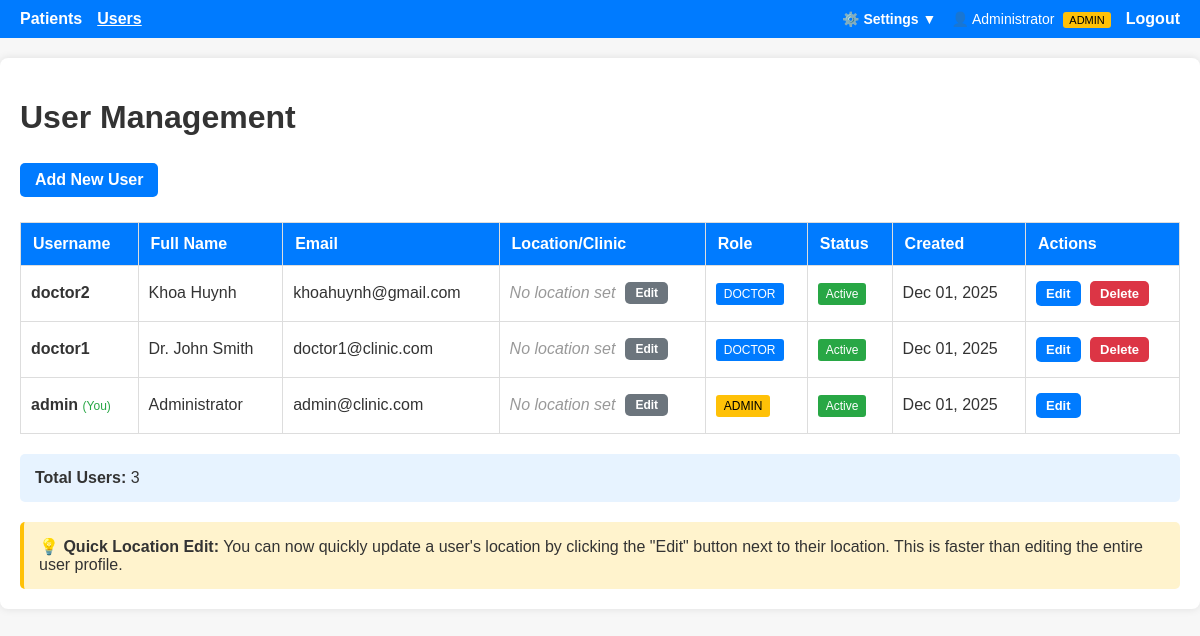
Screenshot of /users (signed in) with the database file from the repository.
### doctor_app/models.py (models this page shows, shortened)
class User(UserMixin, db.Model):
    id = db.Column(db.Integer, primary_key=True)
    username = db.Column(db.String(80), unique=True, nullable=False)
    password_hash = db.Column(db.String(255), nullable=False)
    role = db.Column(db.String(20), default="doctor")  # 'admin' or 'doctor'
    full_name = db.Column(db.String(120), nullable=True)
    email = db.Column(db.String(120), nullable=True)
    location = db.Column(db.String(120), nullable=True)  # NEW: Doctor's location/clinic
    created_at = db.Column(db.DateTime, default=datetime.utcnow)
    is_active = db.Column(db.Boolean, default=True)
    visits = db.relationship(
        "Visit", backref="creator", lazy=True, foreign_keys="Visit.created_by"
    )
    patients = db.relationship("Patient", backref="primary_doctor", lazy=True)
    def is_admin(self):
        return self.role == "admin"

### doctor_app/auth/routes.py (the view)
@bp.route("/users")
@login_required
@admin_required
def list_users():
    users = User.query.order_by(User.created_at.desc()).all()
    return render_template("auth/users.html", users=users)

### doctor_app/auth/routes.py (called while the page is built)
def admin_required(f):
    @wraps(f)
    def decorated_function(*args, **kwargs):
        if not current_user.is_authenticated or not current_user.is_admin():
            flash("You need admin privileges to access this page", "danger")
            return redirect(url_for("patients.list_patients"))
        return f(*args, **kwargs)
    return decorated_function

@login_manager.user_loader
def load_user(user_id):
    return User.query.get(int(user_id))

### doctor_app/templates/auth/users.html (shortened to what this page needs)
{% extends 'base.html' %}
{% block content %}
<h1>User Management</h1>
<div style="margin-bottom: 20px;">
    <a href="{{ url_for('auth.register') }}" class="btn">Add New User</a>
</div>
<table style="width: 100%; border-collapse: collapse;">
    <thead>
        <tr style="background: #007bff; color: white;">
            <th style="padding: 12px; text-align: left; border: 1px solid #ddd;">Username</th>
            <th style="padding: 12px; text-align: left; border: 1px solid #ddd;">Full Name</th>
            <th style="padding: 12px; text-align: left; border: 1px solid #ddd;">Email</th>
            <th style="padding: 12px; text-align: left; border: 1px solid #ddd;">Location/Clinic</th>
            <th style="padding: 12px; text-align: left; border: 1px solid #ddd;">Role</th>
            <th style="padding: 12px; text-align: left; border: 1px solid #ddd;">Status</th>
            <th style="padding: 12px; text-align: left; border: 1px solid #ddd;">Created</th>
            <th style="padding: 12px; text-align: left; border: 1px solid #ddd;">Actions</th>
        </tr>
    </thead>
    <tbody>
        {% for user in users %}
        <tr style="{% if not user.is_active %}opacity: 0.6;{% endif %}">
            <td style="padding: 10px; border: 1px solid #ddd;">
                <strong>{{ user.username }}</strong>
                {% if user.id == current_user.id %}<span style="color: #28a745; font-size: 12px;">(You)</span>{% endif %}
            </td>
            <td style="padding: 10px; border: 1px solid #ddd;">{{ user.full_name or '—' }}</td>
            <td style="padding: 10px; border: 1px solid #ddd;">{{ user.email or '—' }}</td>
            <td style="padding: 10px; border: 1px solid #ddd;">
                <div id="location-display-{{ user.id }}" style="display: flex; align-items: center; gap: 10px;">
                    {% if user.location %}
                        <span style="background: #17a2b8; color: white; padding: 4px 10px; border-radius: 3px; font-size: 13px;">
                            📍 {{ user.location }}
                        </span>
                    {% else %}
                        <span style="color: #999; font-style: italic;">No location set</span>
                    {% endif %}
                    <button onclick="editLocation({{ user.id }}, '{{ user.location or '' }}')"
                            class="btn"
                            style="padding: 4px 10px; font-size: 12px; background: #6c757d;">
                        Edit
                    </button>
                </div>
            </td>
            <td style="padding: 10px; border: 1px solid #ddd;">
                <span style="padding: 4px 8px; border-radius: 3px; font-size: 12px; {% if user.role == 'admin' %}background: #ffc107; color: #000;{% else %}background: #007bff; color: white;{% endif %}">
                    {{ user.role|upper }}
                </span>
            </td>
            <td style="padding: 10px; border: 1px solid #ddd;">
                <span style="padding: 4px 8px; border-radius: 3px; font-size: 12px; {% if user.is_active %}background: #28a745; color: white;{% else %}background: #dc3545; color: white;{% endif %}">
                    {{ 'Active' if user.is_active else 'Inactive' }}
                </span>
            </td>
            <td style="padding: 10px; border: 1px solid #ddd;">{{ user.created_at.strftime('%b %d, %Y') }}</td>
            <td style="padding: 10px; border: 1px solid #ddd;">
                <a href="{{ url_for('auth.edit_user', user_id=user.id) }}" class="btn" style="padding: 5px 10px; font-size: 13px; margin-right: 5px;">Edit</a>
                {% if user.id != current_user.id %}
                <form method="post" action="{{ url_for('auth.delete_user', user_id=user.id) }}" style="display: inline;" onsubmit="return confirm('Are you sure you want to delete this user?');">
                    <button type="submit" class="btn" style="padding: 5px 10px; font-size: 13px; background: #dc3545;">Delete</button>
                </form>
                {% endif %}
            </td>
        </tr>
        {% else %}
        <tr>
            <td colspan="8" style="padding: 20px; text-align: center; border: 1px solid #ddd;">No users found</td>
        </tr>
        {% endfor %}
    </tbody>
</table>
<div style="margin-top: 20px; padding: 15px; background: #e7f3ff; border-radius: 5px;">
    <strong>Total Users:</strong> {{ users|length }}
</div>
<div style="margin-top: 20px; padding: 15px; background: #fff3cd; border-radius: 5px; border-left: 4px solid #ffc107;">
    <strong>💡 Quick Location Edit:</strong> You can now quickly update a user's location by clicking the "Edit" button next to their location. This is faster than editing the entire user profile.
</div>
{% endblock %}

### doctor_app/templates/base.html (shortened to what this page needs)
<!doctype html>
<html lang="en">
<head>
  <link rel="stylesheet" href="{{ url_for('static', filename='style.css') }}">
</head>
<body>
  <nav>
    <a href="{{ url_for('patients.list_patients') }}" class="{% if request.endpoint == 'patients.list_patients' %}active{% endif %}">Patients</a>
    {% if current_user.is_admin() %}
    <a href="{{ url_for('auth.list_users') }}" class="{% if request.endpoint in ['auth.list_users', 'auth.register', 'auth.edit_user'] %}active{% endif %}">Users</a>
    {% endif %}
    <div style="margin-left: auto; display: flex; align-items: center; gap: 15px;">
      <div class="dropdown" id="settingsDropdown">
        <button class="dropdown-button" onclick="toggleDropdown()">⚙️ Settings ▼</button>
      </div>
      <span style="color: #fff; font-size: 14px;">
        👤 {{ current_user.full_name or current_user.username }}
        {% if current_user.is_admin() %}<span style="background: #ffc107; color: #000; padding: 2px 6px; border-radius: 3px; font-size: 11px; margin-left: 5px;">ADMIN</span>{% endif %}
      </span>
      <a href="{{ url_for('auth.logout') }}">Logout</a>
    </div>
  </nav>
  <main>
    {% block content %}{% endblock %}
  </main>
</body>
</html>

### doctor_app/static/style.css (style rules this page uses)
body { font-family: Arial; background: #f7f7f7; color: #333; margin: 0; padding: 0; }
main { max-width: 1200px; margin: 20px auto; padding: 20px; background: #fff; border-radius: 8px; box-shadow: 0 0 8px rgba(0,0,0,0.1); }
nav { background: #007bff; padding: 10px 20px; display: flex; gap: 15px; }
nav a { color: #fff; text-decoration: none; font-weight: bold; }
nav a:hover, nav a.active { text-decoration: underline; }
.btn { padding: 8px 15px; border-radius: 5px; background: #007bff; color: #fff; text-decoration: none; font-weight: bold; display: inline-block; margin: 5px 0; cursor: pointer; border: none; }
table { width: 100%; border-collapse: collapse; margin-top: 20px; }
table thead tr { background: #007bff; color: white; }
table th { padding: 12px; text-align: left; border: 1px solid #0056b3; font-weight: bold; }
table td { padding: 10px; border: 1px solid #ddd; }
table tbody tr { border-bottom: 1px solid #ddd; transition: background-color 0.2s ease; }
table a { color: #007bff; text-decoration: none; }

### doctor_app/templates/base.html (style rules this page uses)
.dropdown { position: relative; display: inline-block; }
.dropdown-button { background: none; border: none; color: #fff; text-decoration: none; font-weight: bold; cursor: pointer; padding: 0; font-size: 14px; font-family: Arial; }

### rows the page displays
User: full_name "Administrator", username "admin", shows "(You)", email "admin@clinic.com", shows "No location set", role "ADMIN", is_active "Active", created_at "Dec 01, 2025"
User: username "doctor2", full_name "Khoa Huynh", email "khoahuynh@gmail.com", shows "No location set", role "DOCTOR", is_active "Active", created_at "Dec 01, 2025"
User: username "doctor1", full_name "Dr. John Smith", email "doctor1@clinic.com", shows "No location set", role "DOCTOR", is_active "Active", created_at "Dec 01, 2025"

### other values shown
{{ users|length }} "3"
